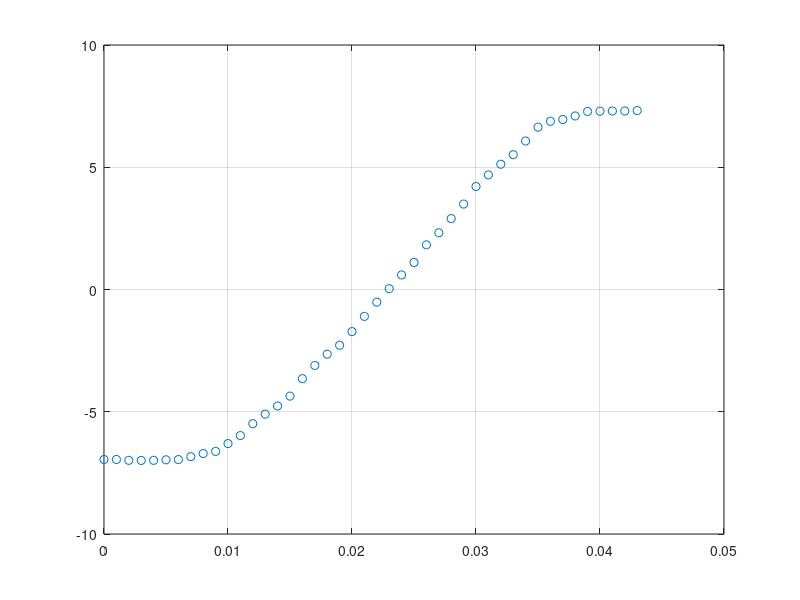

Reproduce this figure in MATLAB. (Note: this script raises an error after producing the figure.)
clear all
close all
clc

load sensor.mat;
N = length(z);
n = 3; % polynomial degree

% plot OG data
figure(1)
plot(z, Vz, 'o')
hold on, grid on, zoom on
xline(0.01), xline(0.035)

p = polyfit(Vz, z, n)

% plot fitting polyonomial
Vz0 = linspace(-8, 8, 1000);
z_hat = p(1)*Vz0.^3+p(2)*Vz0.^2+p(3)*Vz0+p(4);
plot(z_hat, Vz0, 'r-')